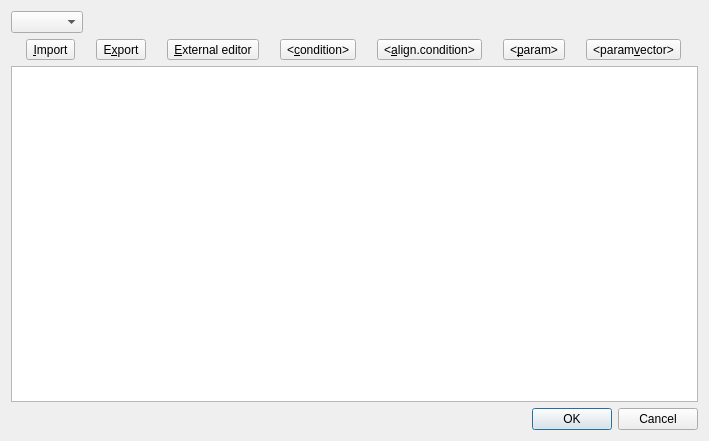
<ui version="4.0" >
 <author>Marco Clemencic</author>
 <class>EditConditionPayloadDialog</class>
 <widget class="QDialog" name="EditConditionPayloadDialog" >
  <property name="geometry" >
   <rect>
    <x>0</x>
    <y>0</y>
    <width>709</width>
    <height>441</height>
   </rect>
  </property>
  <property name="windowTitle" >
   <string>Edit Condition Payload</string>
  </property>
  <layout class="QVBoxLayout" name="verticalLayout" >
   <item>
    <widget class="QWidget" native="1" name="fieldsLayout" >
     <layout class="QHBoxLayout" name="horizontalLayout_2" >
      <property name="margin" >
       <number>0</number>
      </property>
      <item>
       <widget class="QComboBox" name="fields" >
        <property name="sizeAdjustPolicy" >
         <enum>QComboBox::AdjustToContents</enum>
        </property>
       </widget>
      </item>
      <item>
       <spacer name="horizontalSpacer" >
        <property name="orientation" >
         <enum>Qt::Horizontal</enum>
        </property>
        <property name="sizeHint" stdset="0" >
         <size>
          <width>40</width>
          <height>20</height>
         </size>
        </property>
       </spacer>
      </item>
     </layout>
    </widget>
   </item>
   <item>
    <widget class="QWidget" native="1" name="buttons" >
     <layout class="QHBoxLayout" name="horizontalLayout" >
      <property name="margin" >
       <number>0</number>
      </property>
      <item>
       <widget class="QToolButton" name="importButton" >
        <property name="text" >
         <string>&amp;Import</string>
        </property>
       </widget>
      </item>
      <item>
       <widget class="QToolButton" name="exportButton" >
        <property name="text" >
         <string>E&amp;xport</string>
        </property>
       </widget>
      </item>
      <item>
       <widget class="QToolButton" name="externalEditorButton" >
        <property name="text" >
         <string>&amp;External editor</string>
        </property>
       </widget>
      </item>
      <item>
       <widget class="QToolButton" name="insertConditionButton" >
        <property name="text" >
         <string>&lt;&amp;condition></string>
        </property>
       </widget>
      </item>
      <item>
       <widget class="QToolButton" name="insertAlignCondButton" >
        <property name="text" >
         <string>&lt;&amp;align.condition></string>
        </property>
       </widget>
      </item>
      <item>
       <widget class="QToolButton" name="insertParamButton" >
        <property name="text" >
         <string>&lt;&amp;param></string>
        </property>
       </widget>
      </item>
      <item>
       <widget class="QToolButton" name="insertParamVectorButton" >
        <property name="text" >
         <string>&lt;param&amp;vector></string>
        </property>
       </widget>
      </item>
     </layout>
    </widget>
   </item>
   <item>
    <widget class="SearchableTextEdit" name="editor" />
   </item>
   <item>
    <widget class="QDialogButtonBox" name="buttonBox" >
     <property name="orientation" >
      <enum>Qt::Horizontal</enum>
     </property>
     <property name="standardButtons" >
      <set>QDialogButtonBox::Cancel|QDialogButtonBox::Ok</set>
     </property>
    </widget>
   </item>
  </layout>
 </widget>
 <customwidgets>
  <customwidget>
   <class>SearchableTextEdit</class>
   <extends>QPlainTextEdit</extends>
   <header>CondDBUI/Browser/Widgets.h</header>
  </customwidget>
 </customwidgets>
 <includes/>
 <resources/>
 <connections>
  <connection>
   <sender>buttonBox</sender>
   <signal>accepted()</signal>
   <receiver>EditConditionPayloadDialog</receiver>
   <slot>accept()</slot>
   <hints>
    <hint type="sourcelabel" >
     <x>227</x>
     <y>420</y>
    </hint>
    <hint type="destinationlabel" >
     <x>157</x>
     <y>274</y>
    </hint>
   </hints>
  </connection>
  <connection>
   <sender>buttonBox</sender>
   <signal>rejected()</signal>
   <receiver>EditConditionPayloadDialog</receiver>
   <slot>reject()</slot>
   <hints>
    <hint type="sourcelabel" >
     <x>295</x>
     <y>426</y>
    </hint>
    <hint type="destinationlabel" >
     <x>286</x>
     <y>274</y>
    </hint>
   </hints>
  </connection>
  <connection>
   <sender>importButton</sender>
   <signal>clicked()</signal>
   <receiver>EditConditionPayloadDialog</receiver>
   <slot>importFromFile()</slot>
   <hints>
    <hint type="sourcelabel" >
     <x>51</x>
     <y>49</y>
    </hint>
    <hint type="destinationlabel" >
     <x>4</x>
     <y>48</y>
    </hint>
   </hints>
  </connection>
  <connection>
   <sender>exportButton</sender>
   <signal>clicked()</signal>
   <receiver>EditConditionPayloadDialog</receiver>
   <slot>exportToFile()</slot>
   <hints>
    <hint type="sourcelabel" >
     <x>113</x>
     <y>51</y>
    </hint>
    <hint type="destinationlabel" >
     <x>4</x>
     <y>90</y>
    </hint>
   </hints>
  </connection>
  <connection>
   <sender>externalEditorButton</sender>
   <signal>clicked()</signal>
   <receiver>EditConditionPayloadDialog</receiver>
   <slot>openInExternalEditor()</slot>
   <hints>
    <hint type="sourcelabel" >
     <x>185</x>
     <y>50</y>
    </hint>
    <hint type="destinationlabel" >
     <x>4</x>
     <y>128</y>
    </hint>
   </hints>
  </connection>
  <connection>
   <sender>insertConditionButton</sender>
   <signal>clicked()</signal>
   <receiver>EditConditionPayloadDialog</receiver>
   <slot>insertCondition()</slot>
   <hints>
    <hint type="sourcelabel" >
     <x>306</x>
     <y>44</y>
    </hint>
    <hint type="destinationlabel" >
     <x>4</x>
     <y>164</y>
    </hint>
   </hints>
  </connection>
  <connection>
   <sender>insertAlignCondButton</sender>
   <signal>clicked()</signal>
   <receiver>EditConditionPayloadDialog</receiver>
   <slot>insertAlignmentCondition()</slot>
   <hints>
    <hint type="sourcelabel" >
     <x>418</x>
     <y>44</y>
    </hint>
    <hint type="destinationlabel" >
     <x>3</x>
     <y>197</y>
    </hint>
   </hints>
  </connection>
  <connection>
   <sender>insertParamButton</sender>
   <signal>clicked()</signal>
   <receiver>EditConditionPayloadDialog</receiver>
   <slot>insertParam()</slot>
   <hints>
    <hint type="sourcelabel" >
     <x>523</x>
     <y>49</y>
    </hint>
    <hint type="destinationlabel" >
     <x>3</x>
     <y>232</y>
    </hint>
   </hints>
  </connection>
  <connection>
   <sender>insertParamVectorButton</sender>
   <signal>clicked()</signal>
   <receiver>EditConditionPayloadDialog</receiver>
   <slot>insertParamVector()</slot>
   <hints>
    <hint type="sourcelabel" >
     <x>618</x>
     <y>49</y>
    </hint>
    <hint type="destinationlabel" >
     <x>3</x>
     <y>267</y>
    </hint>
   </hints>
  </connection>
  <connection>
   <sender>fields</sender>
   <signal>currentIndexChanged(QString)</signal>
   <receiver>EditConditionPayloadDialog</receiver>
   <slot>selectField(QString)</slot>
   <hints>
    <hint type="sourcelabel" >
     <x>64</x>
     <y>19</y>
    </hint>
    <hint type="destinationlabel" >
     <x>146</x>
     <y>3</y>
    </hint>
   </hints>
  </connection>
  <connection>
   <sender>editor</sender>
   <signal>textChanged()</signal>
   <receiver>EditConditionPayloadDialog</receiver>
   <slot>updateData()</slot>
   <hints>
    <hint type="sourcelabel" >
     <x>43</x>
     <y>317</y>
    </hint>
    <hint type="destinationlabel" >
     <x>2</x>
     <y>317</y>
    </hint>
   </hints>
  </connection>
 </connections>
 <slots>
  <slot>importFromFile()</slot>
  <slot>exportToFile()</slot>
  <slot>openInExternalEditor()</slot>
  <slot>insertCondition()</slot>
  <slot>insertAlignmentCondition()</slot>
  <slot>insertParam()</slot>
  <slot>insertParamVector()</slot>
  <slot>selectField(QString)</slot>
  <slot>updateData()</slot>
 </slots>
</ui>
